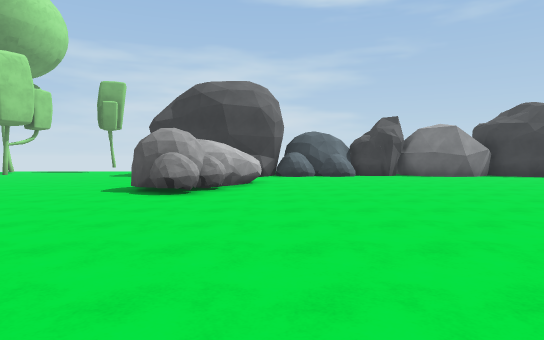
View 1 (above)

21 first-person views from a walk through a Unity game level. The camera is 1.4 m above the floor, tilts 2° down and sees 75° across. The floor is counted in squares, 2 m on a side. Each view is taken from the middle of a square. On the plan, view 1 faces up. The plan holds only what a view shows up to about 11 squares ahead; the rest is blank. The place goes on beyond the plan. The player is left out. Surface patterns are stand-ins for the level's own textures.

View 2
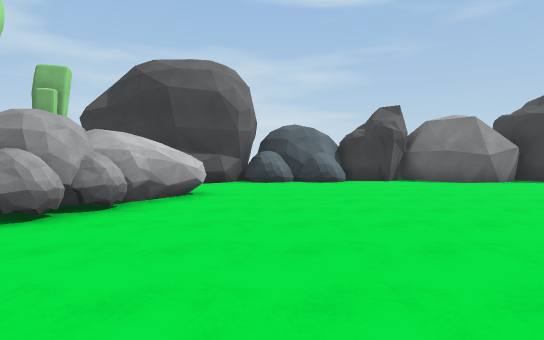

View 3
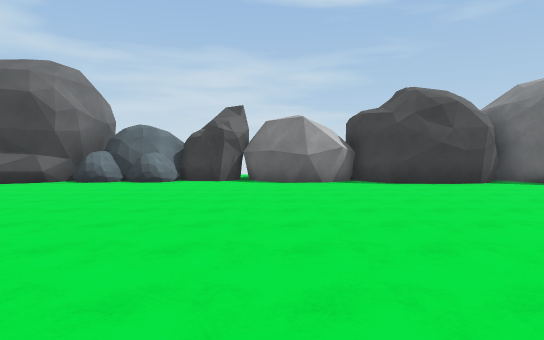

View 4
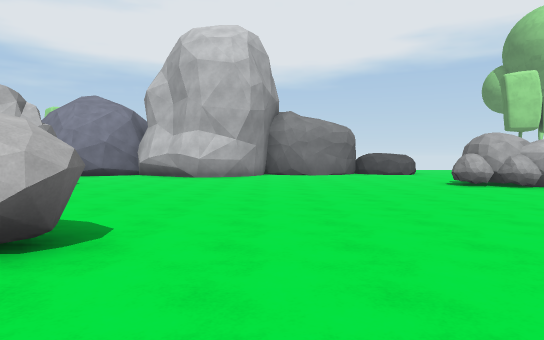

View 5
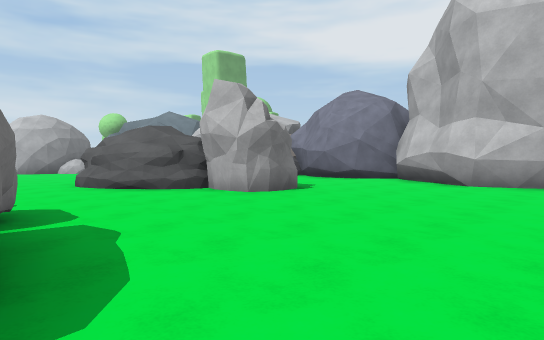

View 6
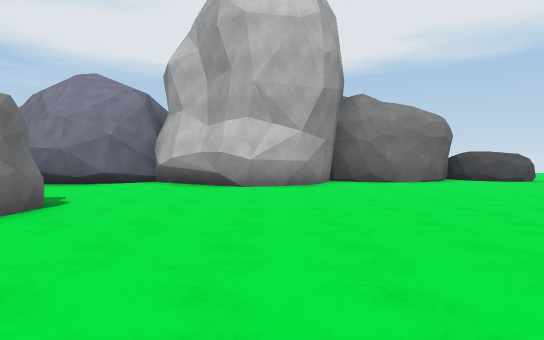

View 7
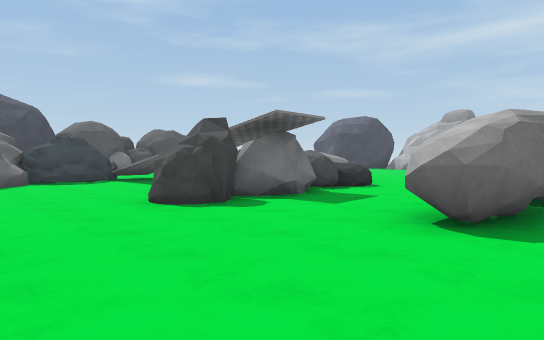

View 8
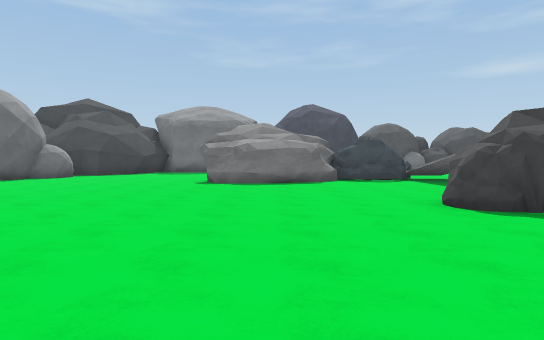

View 9
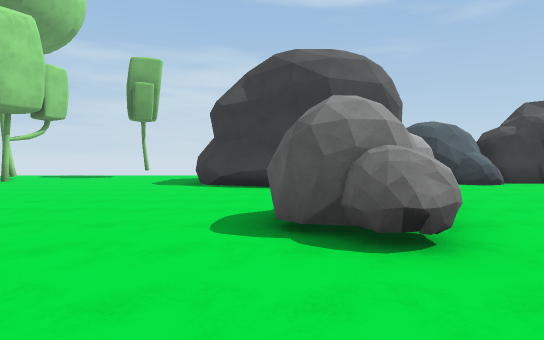

View 10
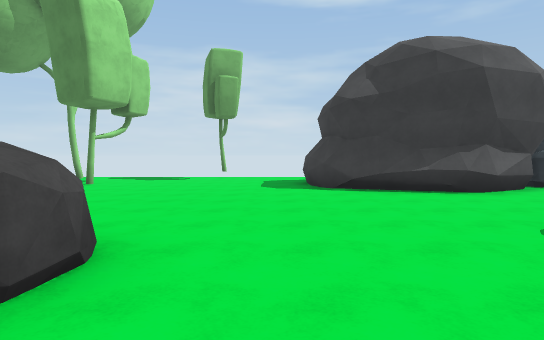

View 11
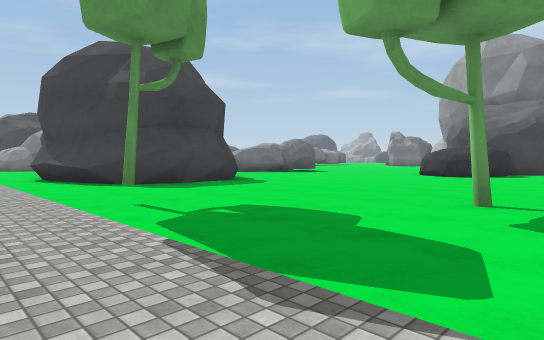

View 12
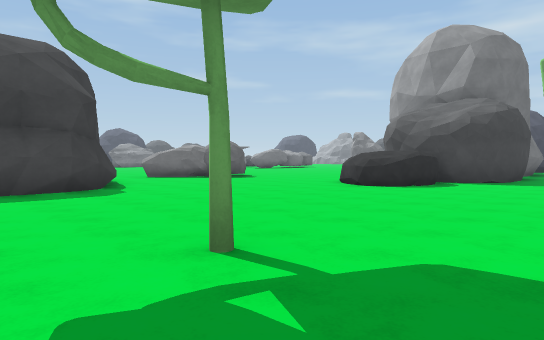

View 13
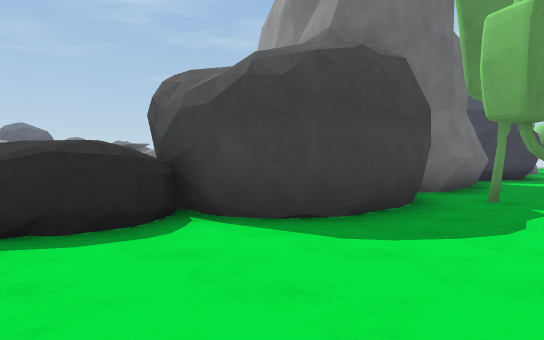

View 14
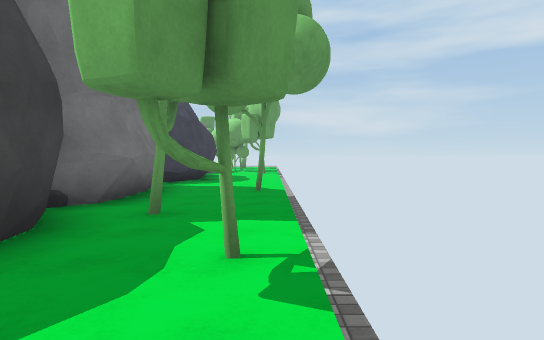

View 15
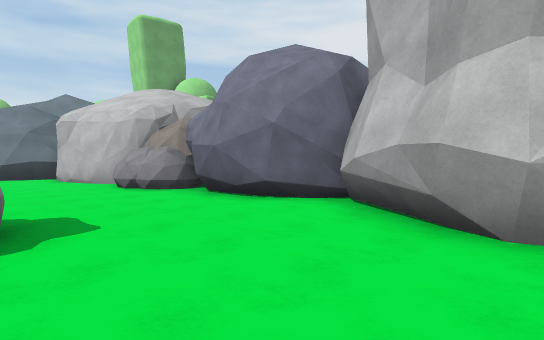

View 16
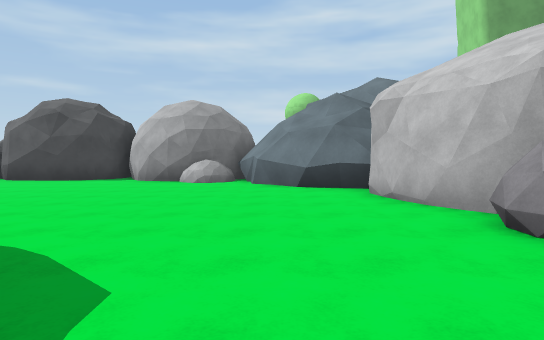

View 17
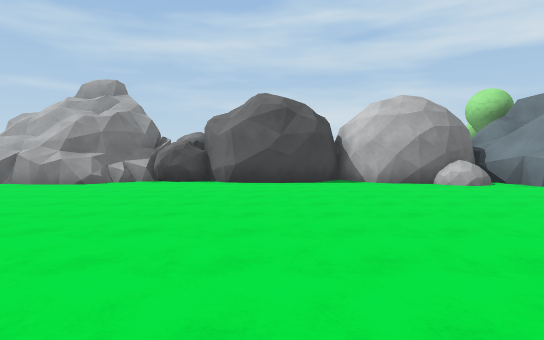

View 18
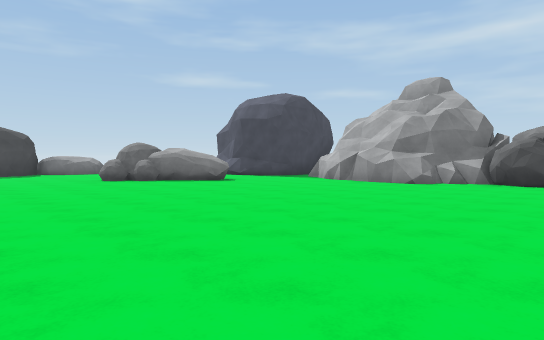

View 19
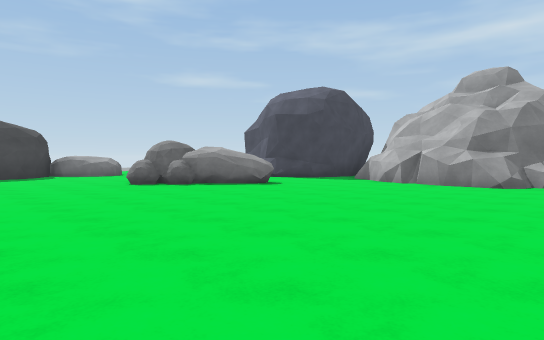

View 20
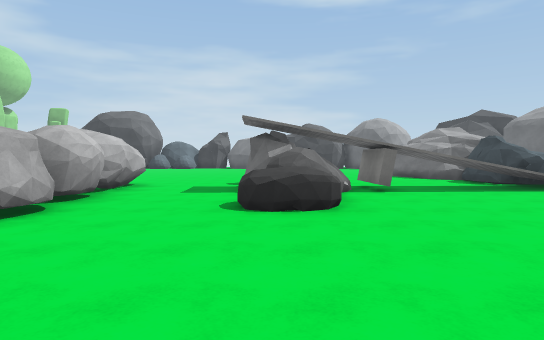

View 21
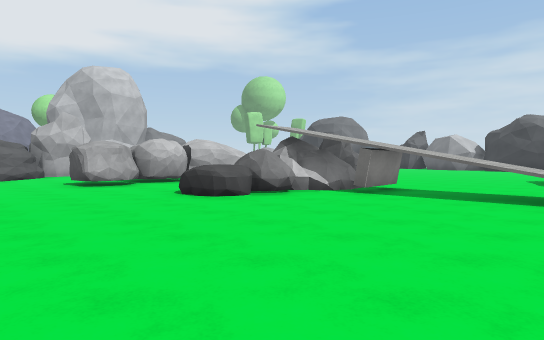

### Floor plan
Key: @ floor where view 1 was taken; # wall or solid block; . main floor; - floor 0.25 m lower than the main floor; / step, stairs or slope; = window, fence, low wall or low ledge; ^ raised ledge; R rock; T tree.
Columns run from 13 left of view 1 to 14 right of it. Each row starts with its distance up from view 1.
 19  -----
 18  ///////////
 17 T....T.....#
 16 .........###
 15 ........##    R RR
 14 ..T.....##   #RRRRR####   #
 13 .........#####RR...#########
 12 ...........#...............#
 11  ...........................
 10  ...........R...............
  9  ..........RR...............
  8 ....RR....RRR...............
  7 ....RR.....R................
  6 ....RR.....................#
  5 ...###....................##
  4 .T.# ##...................#
  3 ...# ##...................##
  2 .T.###.....................#
  1 ...R ###.............R.....R
  0 ...#   #.....@...R...R#.../R
 -1 T..#   #.........R...R##////
 -2 ...#  ##.........R...R#.//.
 -3 ....  #..........RR..RR....
 -4 ...#  #....RR....RR..RR.....
 -5 ..##  ##...RR#...RR.........
 -6       ##....##..............
 -7       #R.... ##.............
 -8        R..... #.............
 -9        R....................
-10        #....................
-11        ##...................
-12         #...................
-13         ##.................R
-14          ##.................
-15           #.^...............
-16           #####.###..=#####
-17               ### ##R##
-18                     R
-19                    RR
-20                    RR

Where each view was taken, in squares from view 1:
view 1: 0 up, 0 right, facing up
view 2: 3 up, 1 right, facing up
view 3: 3 up, 6 right, facing up
view 4: 2 up, 7 right, facing left
view 5: 2 up, 4 right, facing down-left
view 6: 0 up, 3 right, facing left
view 7: 4 up, 3 right, facing down-right
view 8: 4 up, 3 right, facing right
view 9: 4 up, 3 left, facing up
view 10: 5 up, 6 left, facing up
view 11: 19 up, 12 left, facing down-right
view 12: 16 up, 13 left, facing down-right
view 13: 8 up, 13 left, facing down-right
view 14: 6 up, 13 left, facing down
view 15: 0 up, 2 left, facing down-left
view 16: 5 down, 3 left, facing down
view 17: 6 down, 4 right, facing down
view 18: 6 down, 5 right, facing down-right
view 19: 6 down, 7 right, facing down-right
view 20: 9 down, 8 right, facing up
view 21: 8 down, 14 right, facing up-left
